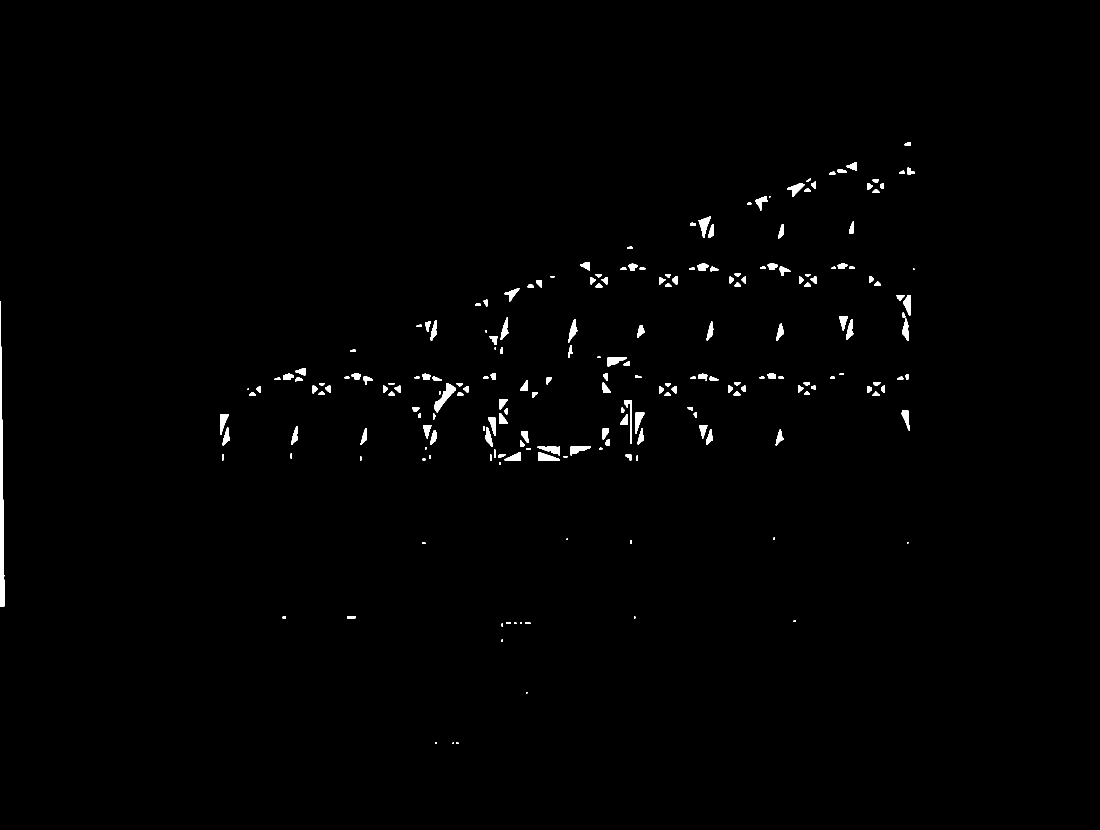
#> input picture ai_modules/branch_b_digitization/debug_doorways.png, 2200 x 1659 px (shown at 1/2 size)
$ python -i floorplan_to_buildingdata.py   (imports and definitions only)
#> lines starting #> are read from the running program, lines starting #| are printed output that depends on the picture; after the words box and inside, x2 and y2 are one past the last pixel; in counts of white or black regions, pixels touching at a corner belong together
#> further down, picture is the input picture: shape (1659, 2200, 3); 0.81% white; 214 white regions (22 under 20 px), largest, box (x1, y1, x2, y2) and area: (0, 602, 9, 1213) 3257, (868, 766, 912, 825) 849, (1397, 433, 1422, 476) 485
#!/usr/bin/env python3
"""
ECON Branch B — floorplan -> detailed building-data.json bridge.

Turns a 2D floorplan image into the EXACT schema the Go engine + React twin already consume
(see LAYOUT_SCHEMA.md). This is the "use DeepFloorplan to input into the detailed layout" step:
rooms are segmented (DeepFloorplan when its model is available, robust OpenCV otherwise),
normalized to the building's metric footprint, classified into zone archetypes, and assembled
into floors with full thermalProperties + hvacMapping so the physics and 3D model just work.

Usage:
  python floorplan_to_buildingdata.py --image deepfloorplan/real_floorplan.png \
         --out /tmp/building-data.json --floors 15 --footprint 60x40

Output is drop-in for econ/server/data/building-data.json (rebuild the engine image after).
"""

import argparse
import json
import uuid
import os

import cv2
import numpy as np

# ---------------------------------------------------------------------------
# Zone archetypes — the thermal "personality" attached to each detected room type.
# These feed the Go 2R1C physics directly. cAir is computed per-room from its volume.
# ---------------------------------------------------------------------------
ARCHETYPES = {
    "office":      {"setpoint": 22.0, "deadband": 2.0, "baseHeatLoad": 8000},
    "conference":  {"setpoint": 22.0, "deadband": 2.0, "baseHeatLoad": 6000},
    "corridor":    {"setpoint": 24.0, "deadband": 3.0, "baseHeatLoad": 2000},
    "lobby":       {"setpoint": 24.0, "deadband": 2.0, "baseHeatLoad": 5000},
    "server-room": {"setpoint": 18.0, "deadband": 1.0, "baseHeatLoad": 85000},
    "mechanical":  {"setpoint": 26.0, "deadband": 3.0, "baseHeatLoad": 12000},
}
FLOOR_HEIGHT_M = 4.0
WALL_THICKNESS_M = 0.3
AIR_VOL_HEAT_CAP = 1210.0  # J/(m^3·K) ≈ air density × cp; cAir = volume × this


# ---------------------------------------------------------------------------
# 1. Room segmentation
# ---------------------------------------------------------------------------
# [11 lines left out: function segment_rooms_deepfloorplan, not called in this run]


def segment_rooms_opencv(img, min_area_frac=0.004):
    """Wall/contour segmenter that works without any ML model.
    Walls are dark lines; we close door gaps so each room becomes an enclosed blob, then
    take each interior contour's bounding rectangle as the room polygon (rectangular rooms
    are robust for extrusion + physics, matching the existing schema)."""
#> called with min_area_frac = 0.004
    h, w = img.shape[:2]
#> h = 1659; w = 2200
    gray = cv2.cvtColor(img, cv2.COLOR_BGR2GRAY) if img.ndim == 3 else img
    _, walls = cv2.threshold(gray, 200, 255, cv2.THRESH_BINARY_INV)
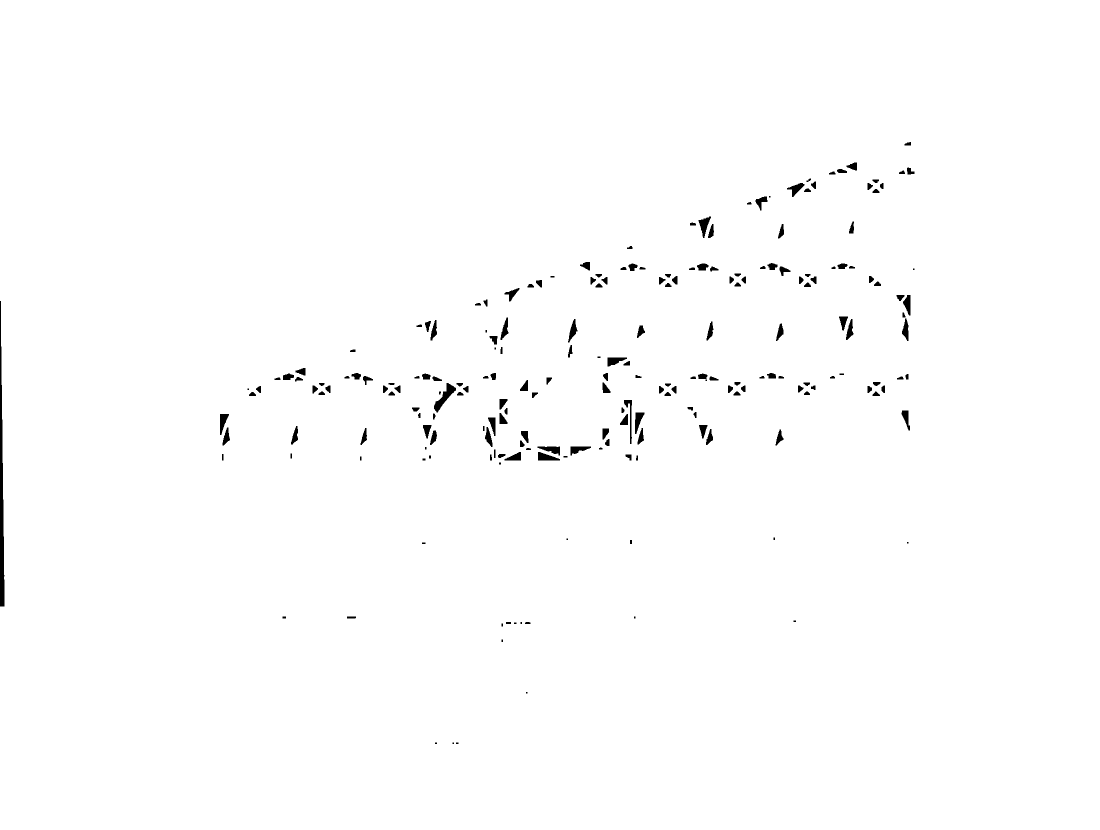
#> walls: shape (1659, 2200) (shown at 1/2 size); 99.2% white; 214 black regions (22 under 20 px), largest, box (x1, y1, x2, y2) and area: (0, 602, 9, 1213) 3257, (868, 766, 912, 825) 849, (1397, 433, 1422, 476) 485
    k = max(3, int(min(h, w) * 0.012))
#> k = 19
    walls = cv2.morphologyEx(walls, cv2.MORPH_CLOSE, np.ones((k, k), np.uint8))
#> walls: shape (1659, 2200); every value is 255
    rooms_mask = cv2.bitwise_not(walls)
#> rooms_mask: shape (1659, 2200); every value is 0
    contours, _ = cv2.findContours(rooms_mask, cv2.RETR_LIST, cv2.CHAIN_APPROX_SIMPLE)
#> contours = []

    min_area = min_area_frac * h * w
#> min_area = 14599.2
    rooms = []
    for cnt in contours:
        if cv2.contourArea(cnt) < min_area:
            continue
        x, y, bw, bh = cv2.boundingRect(cnt)
        if bw > 0.95 * w and bh > 0.95 * h:
            continue  # the outer building shell, not a room
        rooms.append({
            "polygon_px": [(x, y), (x + bw, y), (x + bw, y + bh), (x, y + bh)],
            "bbox_px": (x, y, bw, bh),
            "type_hint": None,
        })
#> this loop made 0 passes
#> after the loop, rooms = []
    return rooms


# [8 lines left out: function segment_rooms, not called in this run]


# ---------------------------------------------------------------------------
# 2. Metric normalization + 3. classification
# ---------------------------------------------------------------------------
def px_to_metric(poly_px, img_w, img_h, fw, fd):
    return [[round(px / img_w * fw, 2), round(py / img_h * fd, 2)] for (px, py) in poly_px]


# [24 lines left out: functions bbox_metric, classify, not called in this run]


def touches_perimeter(poly_m, fw, fd, eps=1.0):
    x, y, bw, bh = bbox_metric(poly_m)
    return x <= eps or y <= eps or x + bw >= fw - eps or y + bh >= fd - eps


# ---------------------------------------------------------------------------
# 4b. Airflow domain — doors + windows in metric coords, consumed by the React
# flow solver (flowfield.js) as `floor.airflowDomain`. Doors are the openings the
# constrained airflow may pass through; windows are perimeter relief sinks. Emitting
# them from the REAL plan means the digitized airflow matches the true layout instead
# of the frontend's geometric fallback.
# ---------------------------------------------------------------------------
# [96 lines left out: functions shared_door, perimeter_windows, build_airflow_domain, build_zone, build_floor, not called in this run]


def build_building(rooms_m, n_floors, fw, fd, building_id="bldg-econ-digitized"):
    return {"buildingId": building_id,
            "floors": [build_floor(rooms_m, lvl, fw, fd) for lvl in range(1, n_floors + 1)]}


# ---------------------------------------------------------------------------
# [70 lines left out: function main, not called in this run]


# [2 lines not run here, left out]

>>> import cv2
>>> picture = cv2.imread('debug_doorways.png')
>>> result = segment_rooms_opencv(picture)
#> result = []

$ run again, on ai_modules/branch_b_digitization/debug_walls.png
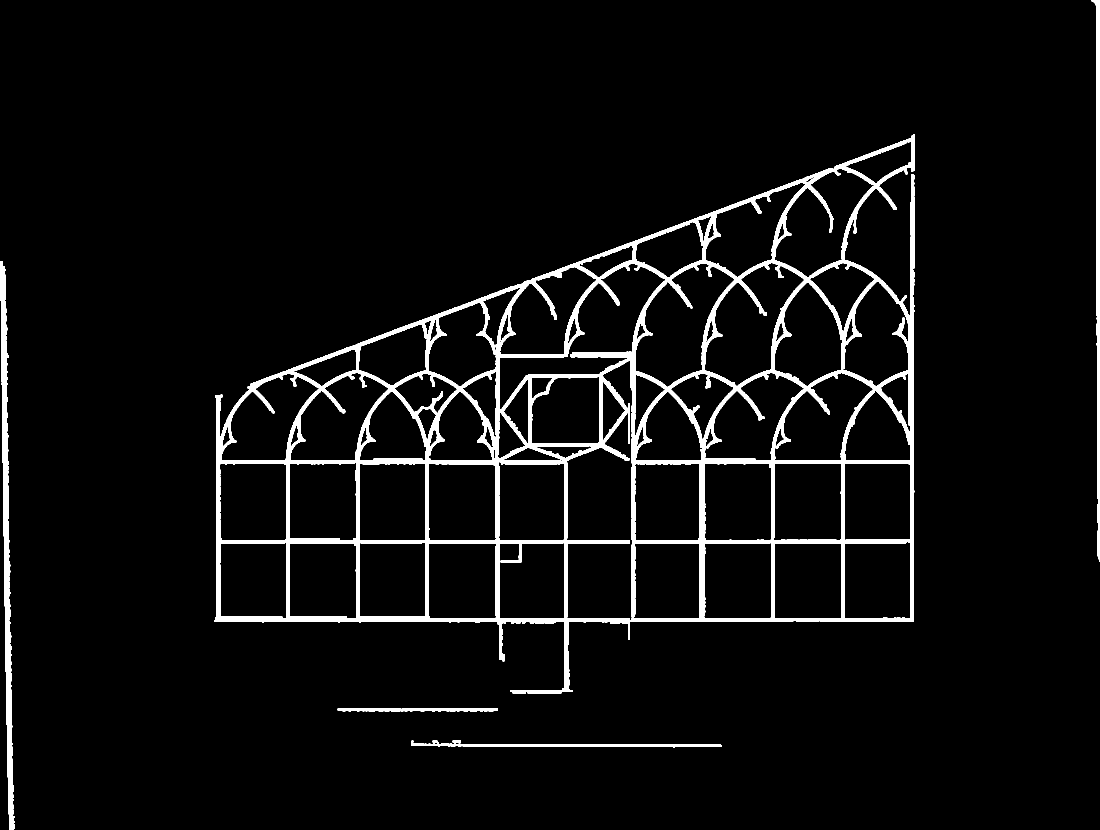
#> input picture ai_modules/branch_b_digitization/debug_walls.png, 2200 x 1659 px (shown at 1/2 size)
#> picture is the input picture: shape (1659, 2200, 3); 5% white; 5 white regions, box (x1, y1, x2, y2) and area: (429, 269, 1830, 1387) 157825, (1, 522, 30, 1659) 12035, (2183, 0, 2200, 1124) 7226, (822, 1481, 1443, 1495) 3346, (675, 1417, 996, 1424) 1657
#> in segment_rooms_opencv, `_, walls = cv2.threshold(gray, 200, 255, cv2.THRESH_BINARY_INV)`:
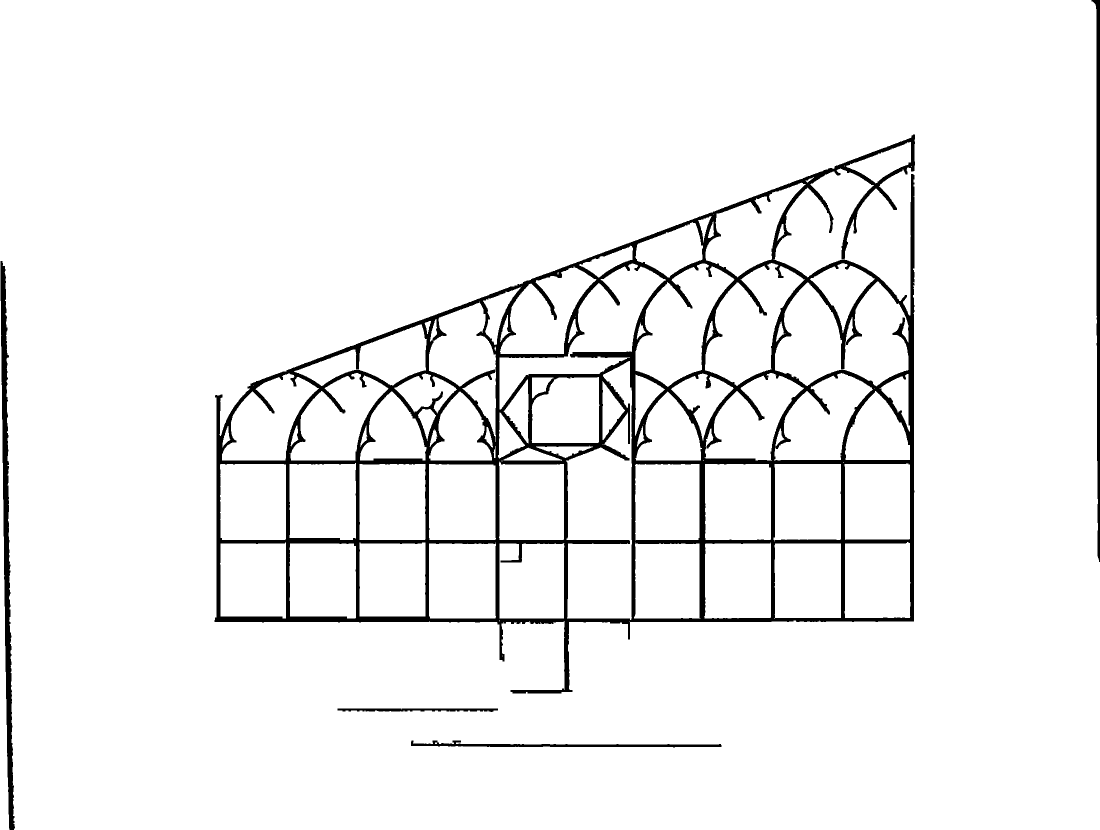
#> walls: shape (1659, 2200) (shown at 1/2 size); 95% white; 5 black regions, box (x1, y1, x2, y2) and area: (429, 269, 1830, 1387) 157825, (1, 522, 30, 1659) 12035, (2183, 0, 2200, 1124) 7226, (822, 1481, 1443, 1495) 3346, (675, 1417, 996, 1424) 1657
#> rooms_mask: shape (1659, 2200); every value is 0
#> contours = []
